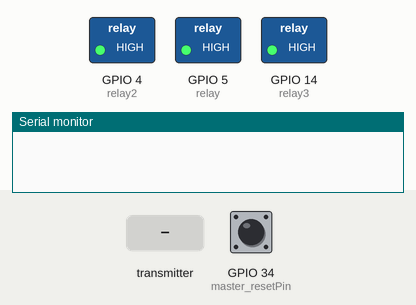
Recording of a sketch running on a simulated ESP32. Shown: switched loads named in the sketch (green lamp = pin HIGH), the last lines printed to the serial monitor. Inputs (shaded band) come from the test bench; at power-on: GPIO 34 (master_resetPin) LOW.

Above: at 1.2 s.
1.3 s: the transmitter starts sending id = 1
At 2.4 s:
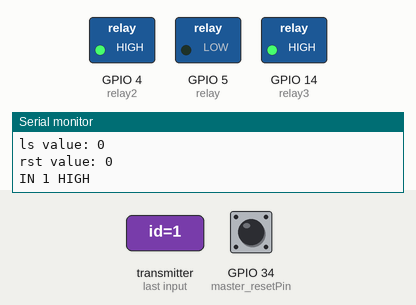
2.8 s: the transmitter starts sending rst = 1
At 3.6 s:
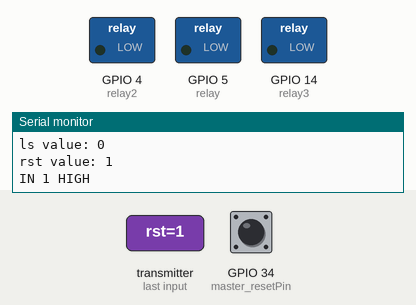
4.3 s: GPIO 34 (master_resetPin) pulled HIGH for 0.15 s
At 4.55 s:
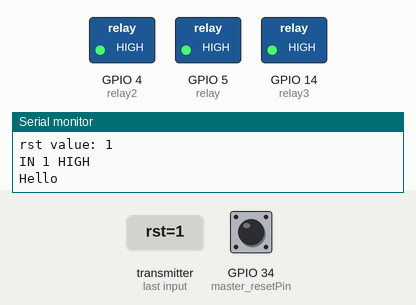
5.9 s: GPIO 34 (master_resetPin) pulled HIGH for 3.2 s
At 9.7 s:
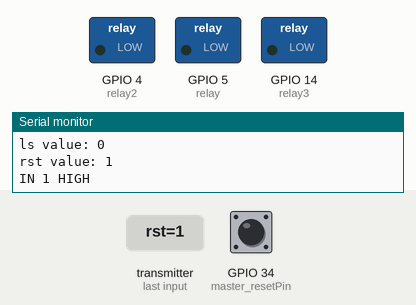
10.8 s: the transmitter starts sending ls = 1
At 12.0 s:
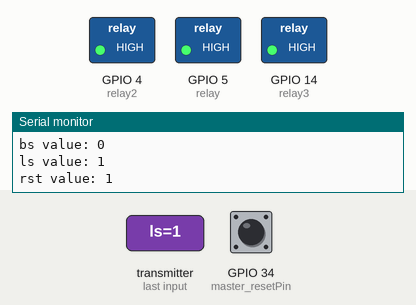
Timing chart, 0 to 13.3 s (numbered marks = the images above; inputs shaded):
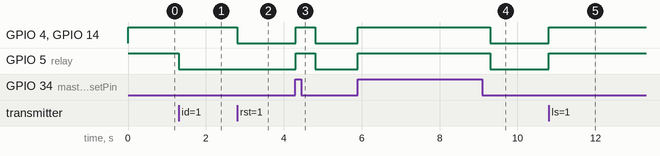

Measured:
- after the input at 1.3 s, GPIO 5 (relay): HIGH → LOW at once
- after the input at 2.8 s, GPIO 4 (relay2), GPIO 14 (relay3): HIGH → LOW at once
- after the input at 4.3 s, GPIO 4 (relay2), GPIO 5 (relay), GPIO 14 (relay3): LOW → HIGH at once, → LOW 0.50 s later
- after the input at 5.9 s, GPIO 4 (relay2), GPIO 5 (relay), GPIO 14 (relay3): LOW → HIGH at once, → LOW 3.4 s later
- after the input at 10.8 s, GPIO 4 (relay2), GPIO 5 (relay), GPIO 14 (relay3): LOW → HIGH at once

The sketch:

Home_Station__Final_Combined.ino
```cpp
#include <esp_now.h>
#include "WiFi.h"

const int relay = 5;
const int relay2 = 4;
const int relay3 = 14;
const int master_resetPin = 34;

//uint8_t broadcastAddress[] = {0x08, 0x3A, 0xF2, 0x8E, 0xE7, 0x80};

// Structure example to receive data
// Must match the sender structure
typedef struct struct_message {
  int id;
  char a[32];
  bool d;
  bool lbs;
  bool bs;
  bool ls;
  bool rst;
  bool m_rst;
} struct_message;

// Create a struct_message called myData
struct_message myData;

struct_message cs1;
struct_message cs2;
struct_message cs3;

struct_message csStruct[3] = {cs1, cs2, cs3};
//--
/*
void OnDataSent(const uint8_t *mac_addr, esp_now_send_status_t status) {
  Serial.print("\r\nLast Packet Send Status:\t");
  Serial.println(status == ESP_NOW_SEND_SUCCESS ? "Delivery Success" : "Delivery Fail");
}
*/
//--

// callback function that will be executed when data is received
void OnDataRecv(const uint8_t * mac, const uint8_t *incomingData, int len) {
  //char macStr[18];
  //Serial.print("Packet received from: ");
  //snprintf(macStr, sizeof(macStr), "%02x:%02x:%02x:%02x:%02x:%02x", mac_addr[0], mac_addr[1], mac_addr[2], mac_addr[3], mac_addr[4], mac_addr[5]);
  //Serial.println(macStr);
  memcpy(&myData, incomingData, sizeof(myData));
  Serial.printf("Board ID %u: %u bytes\n", myData.id, len);
  // Update the structures with the new incoming data
  csStruct[myData.id-1].d = myData.d;
  csStruct[myData.id-1].bs = myData.bs;
  csStruct[myData.id-1].ls = myData.ls;
  csStruct[myData.id-1].rst = myData.rst;
  Serial.printf("d value: %d \n", csStruct[myData.id-1].d);
  Serial.printf("bs value: %d \n", csStruct[myData.id-1].bs);
  Serial.printf("ls value: %d \n", csStruct[myData.id-1].ls);
  Serial.printf("rst value: %d \n", csStruct[myData.id-1].rst);
  Serial.println();
  /*
  Serial.print("Bytes received: ");
  Serial.println(len);
  Serial.print("Char: ");
  Serial.println(myData.a);
  Serial.print("Button Pressed?: ");
  Serial.println(myData.d);
  Serial.println("Button State: ");
  Serial.println(myData.bs);
  Serial.println("Reset button: ");
  Serial.println(myData.rst);
  Serial.println("Light State: ");
  Serial.println(myData.ls);
  Serial.println("Master reset State: ");
  Serial.println(myData.m_rst);
  Serial.println();
  */

  if (csStruct[myData.id-1].ls == false){
    if (myData.id == 1){
      //digitalWrite(ledPin, HIGH); //NEW ADD
      digitalWrite(relay, csStruct[myData.id-1].ls);
      Serial.println("IN 1 HIGH");
    }
    if (myData.id == 2){
      //digitalWrite(ledPin, HIGH); //NEW ADD
      digitalWrite(relay2, csStruct[myData.id-1].ls);
      Serial.println("IN 2 HIGH");
    }
    if (myData.id == 3){
      //digitalWrite(ledPin, HIGH); //NEW ADD
      digitalWrite(relay3, csStruct[myData.id-1].ls);
      Serial.println("IN 3 HIGH");
    }
    //digitalWrite(ledPin, HIGH);
    //digitalWrite(ledPin, myData.ls);
    //digitalWrite(ledPin, HIGH); //NEW ADD
    //digitalWrite(relay, csStruct[myData.id-1].ls);
    //digitalWrite(relay, HIGH);
  }

  if (csStruct[myData.id-1].rst == true){
      //digitalWrite(ledPin, LOW); //NEW ADD
      digitalWrite(relay, csStruct[myData.id-1].ls);
      digitalWrite(relay2, csStruct[myData.id-1].ls);
      digitalWrite(relay3, csStruct[myData.id-1].ls);
      //digitalWrite(relay, LOW);
  }

}

void setup() {
  // Initialize Serial Monitor
  Serial.begin(115200);
  //pinMode(ledPin, OUTPUT);
  //digitalWrite(ledPin, LOW);
  pinMode(relay, OUTPUT);
  digitalWrite(relay, HIGH);
  pinMode(relay2, OUTPUT);
  digitalWrite(relay2, HIGH);
  pinMode(relay3, OUTPUT);
  digitalWrite(relay3, HIGH);
  pinMode(master_resetPin, INPUT);
  //digitalWrite(ledPin, myData.ls); //added

  // Set device as a Wi-Fi Station
  WiFi.mode(WIFI_STA);

  // Init ESP-NOW
  if (esp_now_init() != ESP_OK) {
    Serial.println("Error initializing ESP-NOW");
    return;
  }

  //--
  /*
  esp_now_register_send_cb(OnDataSent);

  // Register peer
  esp_now_peer_info_t peerInfo;
  memcpy(peerInfo.peer_addr, broadcastAddress, 6);
  peerInfo.channel = 0;
  peerInfo.encrypt = false;

  // Add peer
  if (esp_now_add_peer(&peerInfo) != ESP_OK){
    Serial.println("Failed to add peer");
    return;
  }
  */
  //--


  // Once ESPNow is successfully Init, we will register for recv CB to
  // get recv packer info
  esp_now_register_recv_cb(OnDataRecv);
}

void loop() {
  /*
  // Set values to send
  myData.m_rst = digitalRead(master_resetPin);

  if (myData.m_rst == true){
    digitalWrite(relay, LOW);
    myData.ls = false;
  }

  // Send message via ESP-NOW
  esp_err_t result = esp_now_send(broadcastAddress, (uint8_t *) &myData, sizeof(myData));

  if (result == ESP_OK) {
    Serial.println("Sent with success");
  }
  else {
    Serial.println("Error sending the data");
  }
  delay(2000);
  */
  myData.m_rst = digitalRead(master_resetPin);

  if (myData.m_rst == true){
    digitalWrite(relay, HIGH);
    digitalWrite(relay2, HIGH);
    digitalWrite(relay3, HIGH);
    if (csStruct[myData.id-1].ls == false){
      csStruct[myData.id-1].ls = true;
      Serial.printf("Hello");
      Serial.println();
    }
  }
}
```
